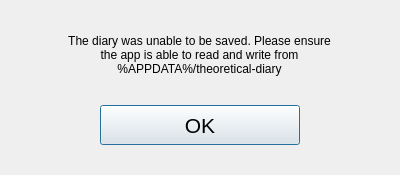
<?xml version="1.0" encoding="UTF-8"?>
<ui version="4.0">
 <class>SaveError</class>
 <widget class="QDialog" name="SaveError">
  <property name="geometry">
   <rect>
    <x>0</x>
    <y>0</y>
    <width>400</width>
    <height>175</height>
   </rect>
  </property>
  <property name="sizePolicy">
   <sizepolicy hsizetype="Fixed" vsizetype="Fixed">
    <horstretch>0</horstretch>
    <verstretch>0</verstretch>
   </sizepolicy>
  </property>
  <property name="windowTitle">
   <string>Save error</string>
  </property>
  <layout class="QVBoxLayout" name="verticalLayout">
   <property name="spacing">
    <number>0</number>
   </property>
   <property name="leftMargin">
    <number>0</number>
   </property>
   <property name="topMargin">
    <number>20</number>
   </property>
   <property name="rightMargin">
    <number>0</number>
   </property>
   <property name="bottomMargin">
    <number>15</number>
   </property>
   <item alignment="Qt::AlignHCenter|Qt::AlignVCenter">
    <widget class="QLabel" name="label">
     <property name="text">
      <string>The diary was unable to be saved. Please ensure the app is able to read and write from %APPDATA%/theoretical-diary</string>
     </property>
     <property name="alignment">
      <set>Qt::AlignCenter</set>
     </property>
     <property name="wordWrap">
      <bool>true</bool>
     </property>
    </widget>
   </item>
   <item alignment="Qt::AlignHCenter|Qt::AlignVCenter">
    <widget class="QPushButton" name="ok_button">
     <property name="minimumSize">
      <size>
       <width>200</width>
       <height>40</height>
      </size>
     </property>
     <property name="font">
      <font>
       <pointsize>16</pointsize>
      </font>
     </property>
     <property name="text">
      <string>OK</string>
     </property>
    </widget>
   </item>
  </layout>
  <action name="action_close">
   <property name="text">
    <string>close</string>
   </property>
   <property name="shortcut">
    <string>Ctrl+W</string>
   </property>
  </action>
 </widget>
 <resources/>
 <connections>
  <connection>
   <sender>ok_button</sender>
   <signal>clicked()</signal>
   <receiver>action_close</receiver>
   <slot>trigger()</slot>
   <hints>
    <hint type="sourcelabel">
     <x>199</x>
     <y>124</y>
    </hint>
    <hint type="destinationlabel">
     <x>-1</x>
     <y>-1</y>
    </hint>
   </hints>
  </connection>
 </connections>
</ui>
